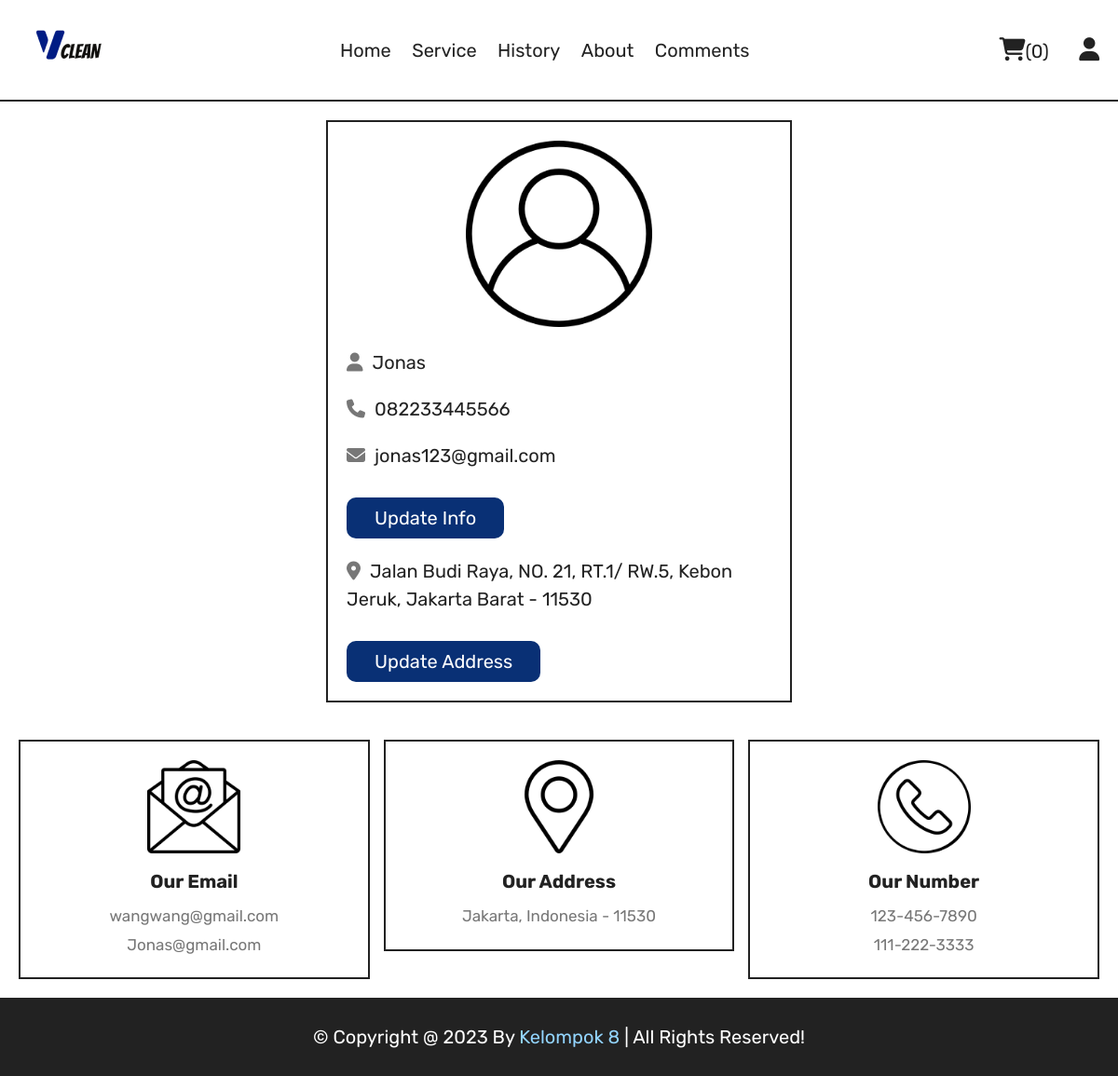
The app's page /profile.php (signed in) with its own data.
### tables this page shows
CREATE TABLE `users` (
  `id` int(100) NOT NULL,
  `name` varchar(20) NOT NULL,
  `email` varchar(50) NOT NULL,
  `number` varchar(13) NOT NULL,
  `password` varchar(50) NOT NULL,
  `address` varchar(500) NOT NULL
);

### profile.php (the view, shortened to what this page needs)
<?php
include 'components/connect.php';
?>
<!DOCTYPE html>
<html lang="en">
<head>
   <link rel="stylesheet" href="https://cdnjs.cloudflare.com/ajax/libs/font-awesome/6.1.1/css/all.min.css">
   <link rel="stylesheet" href="css/style.css">
</head>
<body>
<?php include 'components/user_header.php'; ?>
<section class="user-details">
   <div class="user">
      <img src="images/user-icon.png" alt="">
      <p><i class="fas fa-user"></i><span><span><?= $fetch_profile['name']; ?></span></span></p>
      <p><i class="fas fa-phone"></i><span><?= $fetch_profile['number']; ?></span></p>
      <p><i class="fas fa-envelope"></i><span><?= $fetch_profile['email']; ?></span></p>
      <a href="update_profile.php" class="btn">update info</a>
      <p class="address"><i class="fas fa-map-marker-alt"></i><span><?php if($fetch_profile['address'] == ''){echo 'please enter your address';}else{echo $fetch_profile['address'];} ?></span></p>
      <a href="update_address.php" class="btn">update address</a>
   </div>
</section>
<?php include 'components/footer.php'; ?>
</body>
</html>

### css/style.css (style rules this page uses)
:root { --maincolor:#093075; --lightblue:#93d5ff; --red:#e74c3c; --white:#fff; --black:#222; --light-color:#777; --border:.2rem solid var(--black); }
* { font-family: 'Rubik', sans-serif; margin:0; padding:0; box-sizing: border-box; outline: none; border: none; text-decoration: none; }
html { font-size: 62.5%; overflow-x: hidden; scroll-behavior: smooth; stop-opacity: 7rem; }
section { margin:0 auto; max-width: 1200px; padding:2rem; }
.btn, .delete-btn { margin-top: 2rem; display: inline-block; font-size: 2rem; padding:1rem 3rem; cursor: pointer; text-transform: capitalize; transition: .2s linear; }
.btn { background-color: #093075; color:var(--white); border-radius: 10px; }
.user-details .user { max-width: 50rem; margin:0 auto; border:var(--border); padding:2rem; }
.user-details .user img { width: 100%; height: 20rem; object-fit: contain; margin-bottom: 1rem; }
.user-details .user p { padding:1rem 0; line-height: 1.5; font-size: 2rem; }
.user-details .user p span { color:var(--black); }
.user-details .user p i { margin-right: 1rem; color:var(--light-color); }
.user-details .user .address { margin-top: 1rem; }

### records on screen
users: name "Jonas", number "082233445566", email "jonas123@gmail.com", address "Jalan Budi Raya, NO. 21, RT.1/ RW.5, Kebon Jeruk, Jakarta Barat - 11530"

### other values on screen
$total_cart_items "0"
